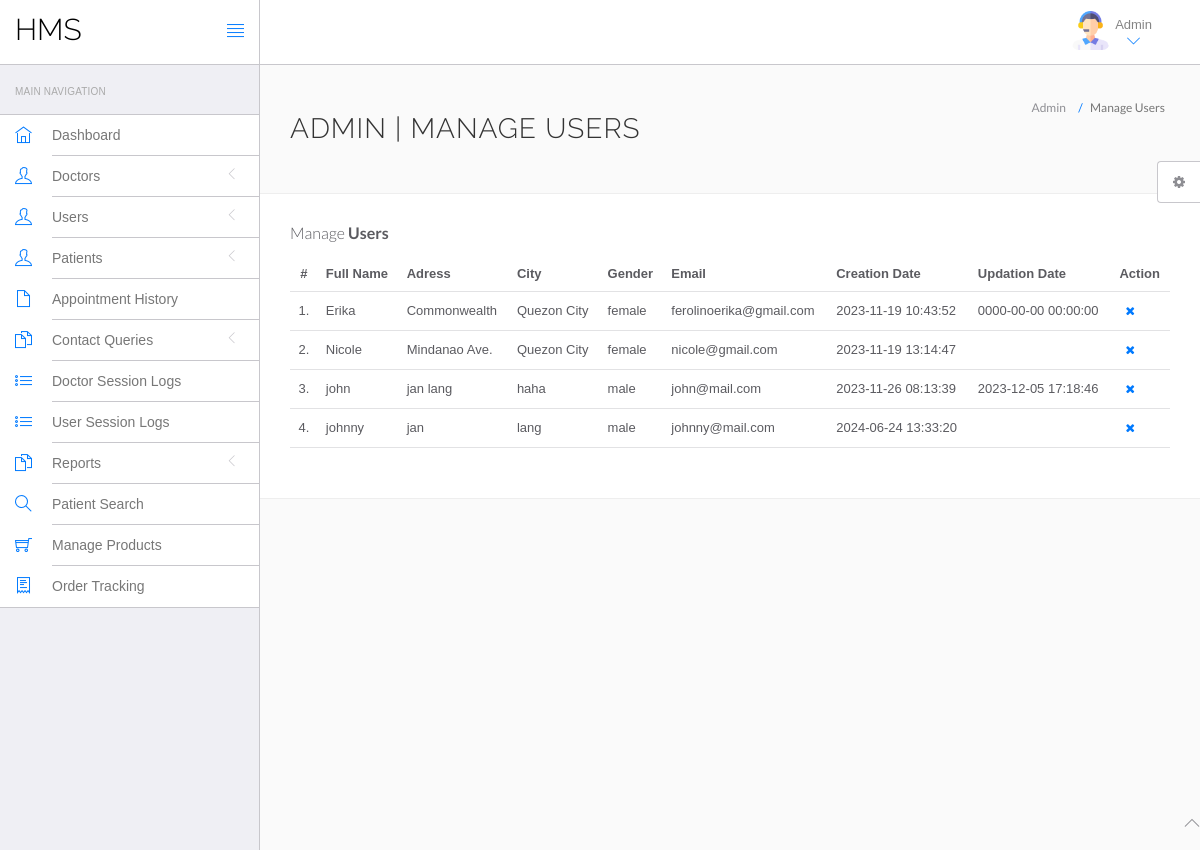
The app's page /hms/admin/manage-users.php (signed in) with its own data.
### tables this page shows
CREATE TABLE `users` (
  `id` int(11) NOT NULL,
  `fullName` varchar(255) DEFAULT NULL,
  `address` longtext DEFAULT NULL,
  `city` varchar(255) DEFAULT NULL,
  `gender` varchar(255) DEFAULT NULL,
  `email` varchar(255) DEFAULT NULL,
  `password` varchar(255) DEFAULT NULL,
  `regDate` timestamp NULL DEFAULT current_timestamp(),
  `updationDate` timestamp NULL DEFAULT NULL ON UPDATE current_timestamp(),
  `cart_data` text DEFAULT NULL
);

### hms/admin/manage-users.php (the view, shortened to what this page needs)
<?php
include('include/config.php');
if(strlen($_SESSION['id']==0)) {
 header('location:logout.php');
  } else{
?>
<!DOCTYPE html>
<html lang="en">
<head>
	<link rel="stylesheet" href="vendor/bootstrap/css/bootstrap.min.css">
	<link rel="stylesheet" href="vendor/fontawesome/css/font-awesome.min.css">
	<link rel="stylesheet" href="vendor/themify-icons/themify-icons.min.css">
	<link href="vendor/animate.css/animate.min.css" rel="stylesheet" media="screen">
	<link href="vendor/perfect-scrollbar/perfect-scrollbar.min.css" rel="stylesheet" media="screen">
	<link href="vendor/switchery/switchery.min.css" rel="stylesheet" media="screen">
	<link href="vendor/bootstrap-touchspin/jquery.bootstrap-touchspin.min.css" rel="stylesheet" media="screen">
	<link href="vendor/select2/select2.min.css" rel="stylesheet" media="screen">
	<link href="vendor/bootstrap-datepicker/bootstrap-datepicker3.standalone.min.css" rel="stylesheet" media="screen">
	<link href="vendor/bootstrap-timepicker/bootstrap-timepicker.min.css" rel="stylesheet" media="screen">
	<link rel="stylesheet" href="assets/css/styles.css">
	<link rel="stylesheet" href="assets/css/plugins.css">
	<link rel="stylesheet" href="assets/css/themes/theme-1.css" id="skin_color" />
</head>
<body>
	<div id="app">
		<?php include('include/sidebar.php');?>
		<div class="app-content">
			<?php include('include/header.php');?>
			<div class="main-content">
				<div class="wrap-content container" id="container">
					<section id="page-title">
						<div class="row">
							<div class="col-sm-8">
								<h1 class="mainTitle">Admin | Manage Users</h1>
							</div>
							<ol class="breadcrumb">
								<li>
									<span>Admin</span>
								</li>
								<li class="active">
									<span>Manage Users</span>
								</li>
							</ol>
						</div>
					</section>
					<div class="container-fluid container-fullw bg-white">
						<div class="row">
							<div class="col-md-12">
								<h5 class="over-title margin-bottom-15">Manage <span class="text-bold">Users</span></h5>
								<table class="table table-hover" id="sample-table-1">
									<thead>
										<tr>
											<th class="center">#</th>
											<th>Full Name</th>
											<th class="hidden-xs">Adress</th>
											<th>City</th>
											<th>Gender </th>
											<th>Email </th>
											<th>Creation Date </th>
											<th>Updation Date </th>
											<th>Action</th>
										</tr>
									</thead>
									<tbody>
										<?php
$sql=mysqli_query($con,"select * from users");
$cnt=1;
while($row=mysqli_fetch_array($sql))
{
?>
										<tr>
											<td class="center"><?php echo $cnt;?>.</td>
											<td class="hidden-xs"><?php echo $row['fullName'];?></td>
											<td><?php echo $row['address'];?></td>
											<td><?php echo $row['city'];?>
											</td>
											<td><?php echo $row['gender'];?></td>
											<td><?php echo $row['email'];?></td>
											<td><?php echo $row['regDate'];?></td>
											<td><?php echo $row['updationDate'];?>
											</td>
											<td>
												<div class="visible-md visible-lg hidden-sm hidden-xs">
													<a href="manage-users.php?id=<?php echo $row['id']?>&del=delete"
														onClick="return confirm('Are you sure you want to delete?')"
														class="btn btn-transparent btn-xs tooltips"
														tooltip-placement="top" tooltip="Remove"><i
															class="fa fa-times fa fa-white"></i></a>
												</div>
											</td>
										</tr>
										<?php
$cnt=$cnt+1;
											 }?>
									</tbody>
								</table>
							</div>
						</div>
					</div>
				</div>
			</div>
		</div>
	</div>
	<?php include('include/footer.php');?>
	<?php include('include/setting.php');?>
</body>
</html>
<?php } ?>

### hms/admin/assets/css/themes/theme-1.css (style rules this page uses)
body { background: #FAFAFA; }

### records on screen
users: fullName "Erika", address "Commonwealth", city "Quezon City", gender "female", email "ferolinoerika@gmail.com", regDate "2023-11-19 10:43:52", updationDate "0000-00-00 00:00:00"
users: fullName "Nicole", address "Mindanao Ave.", city "Quezon City", gender "female", email "nicole@gmail.com", regDate "2023-11-19 13:14:47"
users: fullName "john", address "jan lang", city "haha", gender "male", email "john@mail.com", regDate "2023-11-26 08:13:39", updationDate "2023-12-05 17:18:46"
users: fullName "johnny", address "jan", city "lang", gender "male", email "johnny@mail.com", regDate "2024-06-24 13:33:20"
